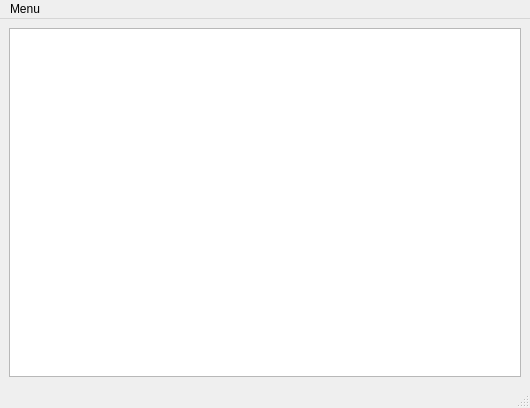
<?xml version="1.0" encoding="UTF-8"?>
<ui version="4.0">
 <class>PatchOutputWindow</class>
 <widget class="QMainWindow" name="PatchOutputWindow">
  <property name="geometry">
   <rect>
    <x>0</x>
    <y>0</y>
    <width>530</width>
    <height>408</height>
   </rect>
  </property>
  <property name="windowTitle">
   <string>MainWindow</string>
  </property>
  <widget class="QWidget" name="centralwidget">
   <layout class="QHBoxLayout" name="horizontalLayout_2">
    <item>
     <layout class="QHBoxLayout" name="horizontalLayout">
      <item>
       <widget class="QPlainTextEdit" name="plainTextEditPatchOutput"/>
      </item>
     </layout>
    </item>
   </layout>
  </widget>
  <widget class="QMenuBar" name="menubar">
   <property name="geometry">
    <rect>
     <x>0</x>
     <y>0</y>
     <width>530</width>
     <height>21</height>
    </rect>
   </property>
   <widget class="QMenu" name="menuMenu">
    <property name="title">
     <string>Menu</string>
    </property>
    <addaction name="actionSave"/>
    <addaction name="actionLoad_Patch"/>
   </widget>
   <addaction name="menuMenu"/>
  </widget>
  <widget class="QStatusBar" name="statusbar"/>
  <action name="actionSave">
   <property name="text">
    <string>Save</string>
   </property>
  </action>
  <action name="actionLoad_Patch">
   <property name="text">
    <string>Load Patch</string>
   </property>
  </action>
 </widget>
 <resources/>
 <connections/>
</ui>
